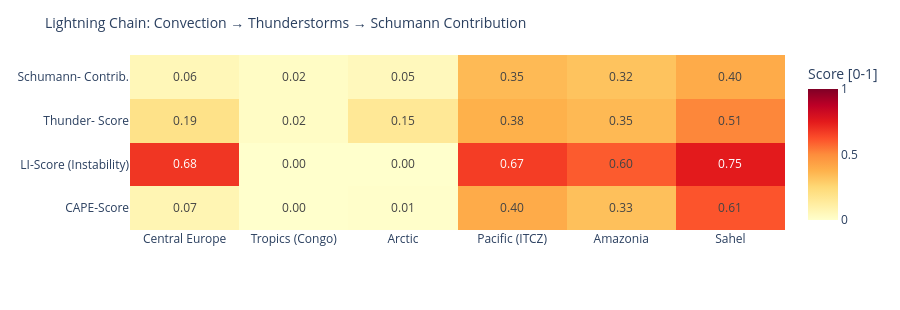

The notebook cell this image was saved under:
### Code cell
# ============================================================
# LIGHTNING CHAIN: Convection → Thunderstorms → Schumann
# Shows the causal chain per measurement point as heatmap
# ============================================================

def cape_score(v):
    """CAPE → normalized score [0,1]"""
    if v is None or pd.isna(v): return 0.0
    return min(1.0, float(v) / 3000)

def li_score(v):
    """Lifted Index: negative = unstable → score [0,1]"""
    if v is None or pd.isna(v): return 0.3
    return min(1.0, max(0.0, (-float(v) + 6) / 12))

def cloud_score(v):
    if v is None or pd.isna(v): return 0.3
    return float(v) / 100

def thunder_score(row):
    """Kombinierter Gewitterwahrscheinlichkeits-Score
    CAPE + LI + Bedeckung + WMO-Gewitter + konvektiver Niederschlag (showers)
    Hinweis: X-Ray und Kp sind kein Bestandteil – nur geomagn./solarer Kontext.
    """
    cs = cape_score(row.get('cape'))
    ls = li_score(row.get('li'))
    cl = cloud_score(row.get('cloud'))
    t  = 1.0 if row.get('thunderstorm') else 0.0
    # Convective precipitation (showers) as additional indicator
    sh = min(1.0, (row.get('showers') or 0) / 5.0)
    return round(cs * 0.30 + ls * 0.25 + cl * 0.15 + t * 0.20 + sh * 0.10, 3)

def schumann_contribution(t_score, lat):
    """Schumann contribution: higher in tropics (±30°), scaled by thunderstorm score"""
    lat_weight = max(0.3, 1.0 - abs(lat) / 60)
    return round(t_score * lat_weight, 3)

df_atm['cape_score']   = df_atm.apply(lambda r: cape_score(r['cape']), axis=1)
df_atm['li_score']     = df_atm.apply(lambda r: li_score(r['li']),    axis=1)
df_atm['thunder_score']= df_atm.apply(lambda r: thunder_score(r.to_dict()), axis=1)
df_atm['schumann_contribution'] = df_atm.apply(
    lambda r: schumann_contribution(r['thunder_score'], r['lat']), axis=1)

metrics = ['cape_score', 'li_score', 'thunder_score', 'schumann_contribution']
labels  = ['CAPE-Score', 'LI-Score\n(Instability)', 'Thunder-\nScore', 'Schumann-\nContrib.']
z_data  = [df_atm[m].tolist() for m in metrics]

fig = go.Figure(go.Heatmap(
    z=z_data,
    x=df_atm['point'].tolist(),
    y=labels,
    colorscale='YlOrRd',
    zmin=0, zmax=1,
    text=[[f'{v:.2f}' for v in row] for row in z_data],
    texttemplate='%{text}', textfont=dict(size=12),
    colorbar=dict(title='Score [0-1]')
))
fig.update_layout(
    title=dict(text='Lightning Chain: Convection → Thunderstorms → Schumann Contribution', font=dict(size=14)),
    height=310,
    plot_bgcolor='rgba(0,0,0,0)', paper_bgcolor='rgba(0,0,0,0)',
    margin=dict(l=130, r=80, t=55, b=80)
)
fig.show()

### Figure 1 — Plotly figure (JSON) as saved in the notebook; plotly's stock layout.template omitted (floating-point values rounded to 4 significant figures)
{"data": [{"colorbar": {"title": {"text": "Score [0-1]"}}, "colorscale": [[0.0, "rgb(255,255,204)"], [0.125, "rgb(255,237,160)"], [0.25, "rgb(254,217,118)"], [0.375, "rgb(254,178,76)"], [0.5, "rgb(253,141,60)"], [0.625, "rgb(252,78,42)"], [0.75, "rgb(227,26,28)"], [0.875, "rgb(189,0,38)"], [1.0, "rgb(128,0,38)"]], "text": [["0.07", "0.00", "0.01", "0.40", "0.33", "0.61"], ["0.68", "0.00", "0.00", "0.67", "0.60", "0.75"], ["0.19", "0.02", "0.15", "0.38", "0.35", "0.51"], ["0.06", "0.02", "0.05", "0.35", "0.32", "0.40"]], "textfont": {"size": 12}, "texttemplate": "%{text}", "type": "heatmap", "x": ["Central Europe", "Tropics (Congo)", "Arctic", "Pacific (ITCZ)", "Amazonia", "Sahel"], "y": ["CAPE-Score", "LI-Score\n(Instability)", "Thunder-\nScore", "Schumann-\nContrib."], "z": [[0.07, 0.0, 0.006667, 0.4, 0.33, 0.6133], [0.6833, 0.0, 0.0, 0.6667, 0.6, 0.75], [0.192, 0.021, 0.154, 0.38, 0.351, 0.511], [0.058, 0.02, 0.046, 0.348, 0.322, 0.4]], "zmax": 1, "zmin": 0}], "layout": {"height": 310, "margin": {"b": 80, "l": 130, "r": 80, "t": 55}, "paper_bgcolor": "rgba(0,0,0,0)", "plot_bgcolor": "rgba(0,0,0,0)", "title": {"font": {"size": 14}, "text": "Lightning Chain: Convection → Thunderstorms → Schumann Contribution"}}}
